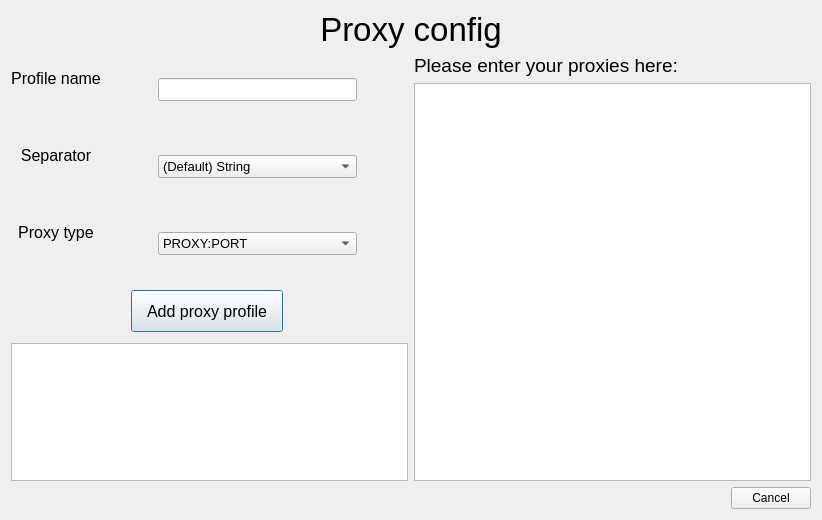
<?xml version="1.0" encoding="UTF-8"?>
<ui version="4.0">
 <class>ProxyConfig</class>
 <widget class="QDialog" name="ProxyConfig">
  <property name="geometry">
   <rect>
    <x>0</x>
    <y>0</y>
    <width>822</width>
    <height>520</height>
   </rect>
  </property>
  <property name="windowTitle">
   <string>Dialog</string>
  </property>
  <layout class="QVBoxLayout" name="verticalLayout">
   <item>
    <widget class="QLabel" name="label">
     <property name="font">
      <font>
       <family>Ubuntu</family>
       <pointsize>25</pointsize>
      </font>
     </property>
     <property name="text">
      <string>Proxy config</string>
     </property>
     <property name="alignment">
      <set>Qt::AlignCenter</set>
     </property>
    </widget>
   </item>
   <item>
    <layout class="QHBoxLayout" name="horizontalLayout">
     <item>
      <layout class="QVBoxLayout" name="verticalLayout_3">
       <item>
        <layout class="QGridLayout" name="gridLayout">
         <item row="1" column="1">
          <spacer name="horizontalSpacer">
           <property name="orientation">
            <enum>Qt::Horizontal</enum>
           </property>
           <property name="sizeHint" stdset="0">
            <size>
             <width>40</width>
             <height>20</height>
            </size>
           </property>
          </spacer>
         </item>
         <item row="1" column="0">
          <widget class="QLabel" name="SeparatorLabel">
           <property name="sizePolicy">
            <sizepolicy hsizetype="Expanding" vsizetype="Preferred">
             <horstretch>0</horstretch>
             <verstretch>0</verstretch>
            </sizepolicy>
           </property>
           <property name="font">
            <font>
             <family>Ubuntu</family>
             <pointsize>12</pointsize>
            </font>
           </property>
           <property name="contextMenuPolicy">
            <enum>Qt::NoContextMenu</enum>
           </property>
           <property name="styleSheet">
            <string notr="true">margin-top: 15px; margin-bottom: auto;</string>
           </property>
           <property name="text">
            <string>Separator</string>
           </property>
           <property name="alignment">
            <set>Qt::AlignCenter</set>
           </property>
          </widget>
         </item>
         <item row="1" column="2">
          <widget class="QComboBox" name="SeparatorComboBox">
           <property name="font">
            <font>
             <family>Ubuntu</family>
             <pointsize>10</pointsize>
            </font>
           </property>
           <property name="contextMenuPolicy">
            <enum>Qt::NoContextMenu</enum>
           </property>
           <property name="styleSheet">
            <string notr="true"/>
           </property>
           <item>
            <property name="text">
             <string>(Default) String</string>
            </property>
           </item>
           <item>
            <property name="text">
             <string>*</string>
            </property>
           </item>
           <item>
            <property name="text">
             <string>;</string>
            </property>
           </item>
           <item>
            <property name="text">
             <string>-</string>
            </property>
           </item>
          </widget>
         </item>
         <item row="2" column="0">
          <widget class="QLabel" name="ProxyTypeLabel">
           <property name="sizePolicy">
            <sizepolicy hsizetype="Expanding" vsizetype="Preferred">
             <horstretch>0</horstretch>
             <verstretch>0</verstretch>
            </sizepolicy>
           </property>
           <property name="font">
            <font>
             <family>Ubuntu</family>
             <pointsize>12</pointsize>
            </font>
           </property>
           <property name="contextMenuPolicy">
            <enum>Qt::NoContextMenu</enum>
           </property>
           <property name="styleSheet">
            <string notr="true">margin-top: 15px; margin-bottom: auto;</string>
           </property>
           <property name="text">
            <string>Proxy type</string>
           </property>
           <property name="alignment">
            <set>Qt::AlignCenter</set>
           </property>
          </widget>
         </item>
         <item row="0" column="2">
          <widget class="QLineEdit" name="ProfileName">
           <property name="font">
            <font>
             <family>Ubuntu</family>
             <pointsize>10</pointsize>
            </font>
           </property>
           <property name="contextMenuPolicy">
            <enum>Qt::NoContextMenu</enum>
           </property>
           <property name="styleSheet">
            <string notr="true"/>
           </property>
          </widget>
         </item>
         <item row="1" column="3">
          <spacer name="horizontalSpacer_3">
           <property name="orientation">
            <enum>Qt::Horizontal</enum>
           </property>
           <property name="sizeHint" stdset="0">
            <size>
             <width>40</width>
             <height>20</height>
            </size>
           </property>
          </spacer>
         </item>
         <item row="0" column="1">
          <spacer name="horizontalSpacer_6">
           <property name="orientation">
            <enum>Qt::Horizontal</enum>
           </property>
           <property name="sizeHint" stdset="0">
            <size>
             <width>40</width>
             <height>20</height>
            </size>
           </property>
          </spacer>
         </item>
         <item row="2" column="2">
          <widget class="QComboBox" name="ProxyTypeComboBox">
           <property name="font">
            <font>
             <family>Ubuntu</family>
             <pointsize>10</pointsize>
            </font>
           </property>
           <property name="contextMenuPolicy">
            <enum>Qt::NoContextMenu</enum>
           </property>
           <property name="styleSheet">
            <string notr="true"/>
           </property>
           <item>
            <property name="text">
             <string>PROXY:PORT</string>
            </property>
           </item>
           <item>
            <property name="text">
             <string>PROXY:PORT:LOGIN:PASS</string>
            </property>
           </item>
          </widget>
         </item>
         <item row="2" column="1">
          <spacer name="horizontalSpacer_2">
           <property name="orientation">
            <enum>Qt::Horizontal</enum>
           </property>
           <property name="sizeHint" stdset="0">
            <size>
             <width>40</width>
             <height>20</height>
            </size>
           </property>
          </spacer>
         </item>
         <item row="0" column="0">
          <widget class="QLabel" name="ProfileNameLabel">
           <property name="sizePolicy">
            <sizepolicy hsizetype="Expanding" vsizetype="Preferred">
             <horstretch>0</horstretch>
             <verstretch>0</verstretch>
            </sizepolicy>
           </property>
           <property name="font">
            <font>
             <family>Ubuntu</family>
             <pointsize>12</pointsize>
            </font>
           </property>
           <property name="contextMenuPolicy">
            <enum>Qt::NoContextMenu</enum>
           </property>
           <property name="styleSheet">
            <string notr="true">margin-top: 15px; margin-bottom: auto;</string>
           </property>
           <property name="text">
            <string>Profile name</string>
           </property>
           <property name="alignment">
            <set>Qt::AlignCenter</set>
           </property>
          </widget>
         </item>
        </layout>
       </item>
       <item>
        <widget class="QPushButton" name="pushButton">
         <property name="sizePolicy">
          <sizepolicy hsizetype="Fixed" vsizetype="Fixed">
           <horstretch>0</horstretch>
           <verstretch>0</verstretch>
          </sizepolicy>
         </property>
         <property name="font">
          <font>
           <family>Ubuntu</family>
           <pointsize>12</pointsize>
          </font>
         </property>
         <property name="styleSheet">
          <string notr="true">margin-left: 120; margin-right:120; margin-top: 5; margin-bottom: 5; height: 40px; padding-left: 15px; padding-right:15px;</string>
         </property>
         <property name="text">
          <string>Add proxy profile</string>
         </property>
        </widget>
       </item>
       <item>
        <widget class="QTextEdit" name="LogOutput">
         <property name="font">
          <font>
           <family>Ubuntu</family>
           <pointsize>10</pointsize>
          </font>
         </property>
         <property name="focusPolicy">
          <enum>Qt::NoFocus</enum>
         </property>
         <property name="contextMenuPolicy">
          <enum>Qt::NoContextMenu</enum>
         </property>
         <property name="toolTipDuration">
          <number>0</number>
         </property>
         <property name="textInteractionFlags">
          <set>Qt::NoTextInteraction</set>
         </property>
        </widget>
       </item>
      </layout>
     </item>
     <item>
      <layout class="QVBoxLayout" name="verticalLayout_2">
       <item>
        <widget class="QLabel" name="label_2">
         <property name="font">
          <font>
           <family>Ubuntu</family>
           <pointsize>14</pointsize>
          </font>
         </property>
         <property name="text">
          <string>Please enter your proxies here:</string>
         </property>
        </widget>
       </item>
       <item>
        <widget class="QTextBrowser" name="ProxyInput">
         <property name="sizePolicy">
          <sizepolicy hsizetype="Expanding" vsizetype="Expanding">
           <horstretch>0</horstretch>
           <verstretch>0</verstretch>
          </sizepolicy>
         </property>
         <property name="contextMenuPolicy">
          <enum>Qt::NoContextMenu</enum>
         </property>
         <property name="undoRedoEnabled">
          <bool>true</bool>
         </property>
         <property name="html">
          <string>&lt;!DOCTYPE HTML PUBLIC &quot;-//W3C//DTD HTML 4.0//EN&quot; &quot;http://www.w3.org/TR/REC-html40/strict.dtd&quot;&gt;
&lt;html&gt;&lt;head&gt;&lt;meta name=&quot;qrichtext&quot; content=&quot;1&quot; /&gt;&lt;style type=&quot;text/css&quot;&gt;
p, li { white-space: pre-wrap; }
&lt;/style&gt;&lt;/head&gt;&lt;body style=&quot; font-family:'MS Shell Dlg 2'; font-size:8.25pt; font-weight:400; font-style:normal;&quot;&gt;
&lt;p style=&quot;-qt-paragraph-type:empty; margin-top:0px; margin-bottom:0px; margin-left:0px; margin-right:0px; -qt-block-indent:0; text-indent:0px;&quot;&gt;&lt;br /&gt;&lt;/p&gt;&lt;/body&gt;&lt;/html&gt;</string>
         </property>
         <property name="textInteractionFlags">
          <set>Qt::LinksAccessibleByKeyboard|Qt::LinksAccessibleByMouse|Qt::TextBrowserInteraction|Qt::TextEditable|Qt::TextEditorInteraction|Qt::TextSelectableByKeyboard|Qt::TextSelectableByMouse</set>
         </property>
        </widget>
       </item>
      </layout>
     </item>
    </layout>
   </item>
   <item>
    <layout class="QHBoxLayout" name="horizontalLayout_2">
     <item>
      <spacer name="horizontalSpacer_4">
       <property name="orientation">
        <enum>Qt::Horizontal</enum>
       </property>
       <property name="sizeHint" stdset="0">
        <size>
         <width>40</width>
         <height>20</height>
        </size>
       </property>
      </spacer>
     </item>
     <item>
      <widget class="QPushButton" name="cancel">
       <property name="text">
        <string>Cancel</string>
       </property>
      </widget>
     </item>
    </layout>
   </item>
  </layout>
 </widget>
 <resources/>
 <connections/>
</ui>
